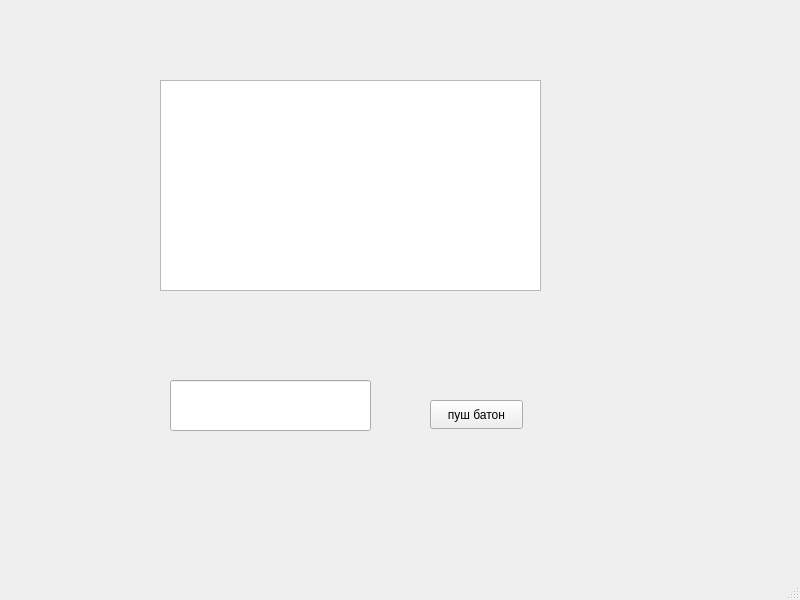
<?xml version="1.0" encoding="UTF-8"?>
<ui version="4.0">
 <class>MainWindow</class>
 <widget class="QMainWindow" name="MainWindow">
  <property name="geometry">
   <rect>
    <x>0</x>
    <y>0</y>
    <width>800</width>
    <height>600</height>
   </rect>
  </property>
  <property name="windowTitle">
   <string>MainWindow</string>
  </property>
  <widget class="QWidget" name="centralwidget">
   <widget class="QPlainTextEdit" name="outPlainTextEdit">
    <property name="geometry">
     <rect>
      <x>160</x>
      <y>80</y>
      <width>381</width>
      <height>211</height>
     </rect>
    </property>
   </widget>
   <widget class="QLineEdit" name="enterEdit">
    <property name="geometry">
     <rect>
      <x>170</x>
      <y>380</y>
      <width>201</width>
      <height>51</height>
     </rect>
    </property>
   </widget>
   <widget class="QPushButton" name="calcButton">
    <property name="geometry">
     <rect>
      <x>430</x>
      <y>400</y>
      <width>93</width>
      <height>29</height>
     </rect>
    </property>
    <property name="text">
     <string>пуш батон</string>
    </property>
   </widget>
  </widget>
  <widget class="QMenuBar" name="menubar">
   <property name="geometry">
    <rect>
     <x>0</x>
     <y>0</y>
     <width>800</width>
     <height>26</height>
    </rect>
   </property>
  </widget>
  <widget class="QStatusBar" name="statusbar"/>
 </widget>
 <resources/>
 <connections/>
</ui>
